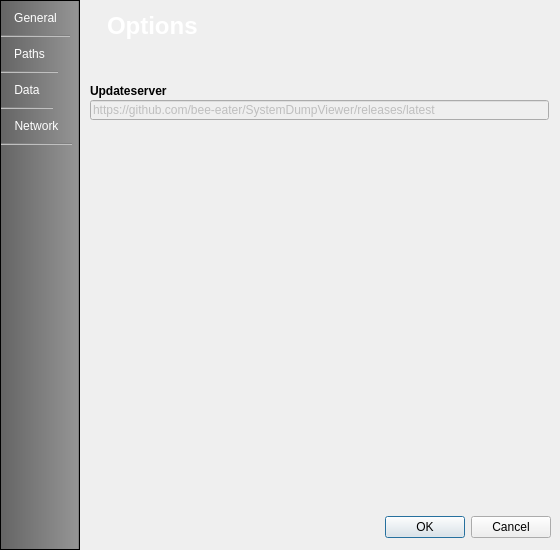
<?xml version="1.0" encoding="UTF-8"?>
<ui version="4.0">
 <class>OptionWindow</class>
 <widget class="QDialog" name="OptionWindow">
  <property name="geometry">
   <rect>
    <x>0</x>
    <y>0</y>
    <width>560</width>
    <height>550</height>
   </rect>
  </property>
  <property name="sizePolicy">
   <sizepolicy hsizetype="Fixed" vsizetype="Fixed">
    <horstretch>0</horstretch>
    <verstretch>0</verstretch>
   </sizepolicy>
  </property>
  <property name="minimumSize">
   <size>
    <width>560</width>
    <height>550</height>
   </size>
  </property>
  <property name="maximumSize">
   <size>
    <width>560</width>
    <height>550</height>
   </size>
  </property>
  <property name="windowTitle">
   <string>Options</string>
  </property>
  <property name="styleSheet">
   <string notr="true"/>
  </property>
  <layout class="QHBoxLayout" name="horizontalLayout">
   <property name="spacing">
    <number>0</number>
   </property>
   <property name="leftMargin">
    <number>0</number>
   </property>
   <property name="topMargin">
    <number>0</number>
   </property>
   <property name="rightMargin">
    <number>0</number>
   </property>
   <property name="bottomMargin">
    <number>0</number>
   </property>
   <item>
    <widget class="QListWidget" name="navBar_options">
     <property name="sizePolicy">
      <sizepolicy hsizetype="Fixed" vsizetype="Fixed">
       <horstretch>0</horstretch>
       <verstretch>0</verstretch>
      </sizepolicy>
     </property>
     <property name="minimumSize">
      <size>
       <width>80</width>
       <height>550</height>
      </size>
     </property>
     <property name="maximumSize">
      <size>
       <width>80</width>
       <height>550</height>
      </size>
     </property>
     <property name="font">
      <font>
       <kerning>true</kerning>
      </font>
     </property>
     <property name="focusPolicy">
      <enum>Qt::NoFocus</enum>
     </property>
     <property name="layoutDirection">
      <enum>Qt::LeftToRight</enum>
     </property>
     <property name="styleSheet">
      <string notr="true">QListWidget 
{ 
background: qlineargradient(spread:pad, x1:0, y1:0, x2:1, y2:0, stop:0 rgba(100, 100, 100, 255), stop:1 rgba(150, 150, 150, 255));  
border-right: 2px groove gray; 
}

QListWidget::item:hover 
{ 
background: qlineargradient(spread:pad, x1:0, y1:0, x2:1, y2:0, stop:0 rgba(150, 150, 150, 255), stop:1 rgba(200, 200, 200, 255)); 
}

QListWidget::item:selected 
{ 
background: qlineargradient(spread:pad, x1:0, y1:0, x2:1, y2:0, stop:0 rgba(200, 200, 200, 200), stop:1 rgba(220, 220, 220, 255)); 
}

QListWidget::item 
{ 
border-bottom: 2px groove gray; 
color: white;
padding: 10px;
}
</string>
     </property>
     <property name="verticalScrollBarPolicy">
      <enum>Qt::ScrollBarAlwaysOff</enum>
     </property>
     <property name="horizontalScrollBarPolicy">
      <enum>Qt::ScrollBarAlwaysOff</enum>
     </property>
     <property name="iconSize">
      <size>
       <width>50</width>
       <height>50</height>
      </size>
     </property>
     <property name="verticalScrollMode">
      <enum>QAbstractItemView::ScrollPerPixel</enum>
     </property>
     <property name="horizontalScrollMode">
      <enum>QAbstractItemView::ScrollPerPixel</enum>
     </property>
     <property name="movement">
      <enum>QListView::Static</enum>
     </property>
     <property name="flow">
      <enum>QListView::TopToBottom</enum>
     </property>
     <property name="isWrapping" stdset="0">
      <bool>false</bool>
     </property>
     <property name="resizeMode">
      <enum>QListView::Adjust</enum>
     </property>
     <property name="spacing">
      <number>0</number>
     </property>
     <property name="viewMode">
      <enum>QListView::IconMode</enum>
     </property>
     <property name="uniformItemSizes">
      <bool>false</bool>
     </property>
     <property name="selectionRectVisible">
      <bool>false</bool>
     </property>
     <item>
      <property name="text">
       <string>General</string>
      </property>
      <property name="icon">
       <iconset resource="images.qrc">
        <normaloff>:/images/options_gui.png</normaloff>:/images/options_gui.png</iconset>
      </property>
     </item>
     <item>
      <property name="text">
       <string>Paths</string>
      </property>
      <property name="icon">
       <iconset resource="images.qrc">
        <normaloff>:/images/options_folder.png</normaloff>:/images/options_folder.png</iconset>
      </property>
     </item>
     <item>
      <property name="text">
       <string>Data</string>
      </property>
      <property name="icon">
       <iconset resource="images.qrc">
        <normaloff>:/images/options_data.png</normaloff>:/images/options_data.png</iconset>
      </property>
     </item>
     <item>
      <property name="text">
       <string>Network</string>
      </property>
      <property name="icon">
       <iconset resource="images.qrc">
        <normaloff>:/images/options_network.png</normaloff>:/images/options_network.png</iconset>
      </property>
     </item>
    </widget>
   </item>
   <item>
    <widget class="QWidget" name="centralWidget" native="true">
     <property name="sizePolicy">
      <sizepolicy hsizetype="Fixed" vsizetype="Fixed">
       <horstretch>0</horstretch>
       <verstretch>0</verstretch>
      </sizepolicy>
     </property>
     <property name="minimumSize">
      <size>
       <width>490</width>
       <height>550</height>
      </size>
     </property>
     <property name="maximumSize">
      <size>
       <width>490</width>
       <height>550</height>
      </size>
     </property>
     <widget class="QDialogButtonBox" name="buttonBox">
      <property name="geometry">
       <rect>
        <x>170</x>
        <y>511</y>
        <width>301</width>
        <height>32</height>
       </rect>
      </property>
      <property name="orientation">
       <enum>Qt::Horizontal</enum>
      </property>
      <property name="standardButtons">
       <set>QDialogButtonBox::Cancel|QDialogButtonBox::Ok</set>
      </property>
     </widget>
     <widget class="QLabel" name="txt_optionTitle">
      <property name="geometry">
       <rect>
        <x>27</x>
        <y>6</y>
        <width>191</width>
        <height>41</height>
       </rect>
      </property>
      <property name="font">
       <font>
        <pointsize>18</pointsize>
        <bold>true</bold>
       </font>
      </property>
      <property name="text">
       <string>&lt;html&gt;&lt;head/&gt;&lt;body&gt;&lt;p&gt;&lt;span style=&quot; color:#ffffff;&quot;&gt;Options&lt;/span&gt;&lt;/p&gt;&lt;/body&gt;&lt;/html&gt;</string>
      </property>
     </widget>
     <widget class="QStackedWidget" name="stacked_optionPages">
      <property name="geometry">
       <rect>
        <x>0</x>
        <y>70</y>
        <width>480</width>
        <height>430</height>
       </rect>
      </property>
      <property name="sizePolicy">
       <sizepolicy hsizetype="Fixed" vsizetype="Fixed">
        <horstretch>0</horstretch>
        <verstretch>0</verstretch>
       </sizepolicy>
      </property>
      <property name="minimumSize">
       <size>
        <width>480</width>
        <height>430</height>
       </size>
      </property>
      <property name="maximumSize">
       <size>
        <width>480</width>
        <height>430</height>
       </size>
      </property>
      <property name="currentIndex">
       <number>3</number>
      </property>
      <widget class="QWidget" name="page_general">
       <widget class="QComboBox" name="combo_option_language">
        <property name="geometry">
         <rect>
          <x>10</x>
          <y>30</y>
          <width>161</width>
          <height>20</height>
         </rect>
        </property>
        <property name="maximumSize">
         <size>
          <width>185</width>
          <height>20</height>
         </size>
        </property>
       </widget>
       <widget class="QLabel" name="text_options_theme">
        <property name="geometry">
         <rect>
          <x>10</x>
          <y>60</y>
          <width>145</width>
          <height>21</height>
         </rect>
        </property>
        <property name="font">
         <font>
          <bold>true</bold>
         </font>
        </property>
        <property name="text">
         <string>Theme</string>
        </property>
       </widget>
       <widget class="QLabel" name="text_options_language">
        <property name="geometry">
         <rect>
          <x>10</x>
          <y>10</y>
          <width>145</width>
          <height>21</height>
         </rect>
        </property>
        <property name="font">
         <font>
          <bold>true</bold>
         </font>
        </property>
        <property name="text">
         <string>Language</string>
        </property>
       </widget>
       <widget class="QCheckBox" name="check_option_autolanguage">
        <property name="geometry">
         <rect>
          <x>182</x>
          <y>30</y>
          <width>291</width>
          <height>20</height>
         </rect>
        </property>
        <property name="text">
         <string>Automatic language detection</string>
        </property>
       </widget>
       <widget class="QComboBox" name="combo_option_themes">
        <property name="geometry">
         <rect>
          <x>10</x>
          <y>80</y>
          <width>161</width>
          <height>20</height>
         </rect>
        </property>
        <property name="sizePolicy">
         <sizepolicy hsizetype="Preferred" vsizetype="Fixed">
          <horstretch>0</horstretch>
          <verstretch>0</verstretch>
         </sizepolicy>
        </property>
        <property name="maximumSize">
         <size>
          <width>185</width>
          <height>20</height>
         </size>
        </property>
       </widget>
       <widget class="QComboBox" name="combo_option_hardwaredoubleclick">
        <property name="geometry">
         <rect>
          <x>10</x>
          <y>130</y>
          <width>241</width>
          <height>20</height>
         </rect>
        </property>
       </widget>
       <widget class="QLabel" name="text_options_hwdoubledefault">
        <property name="geometry">
         <rect>
          <x>10</x>
          <y>110</y>
          <width>461</width>
          <height>21</height>
         </rect>
        </property>
        <property name="font">
         <font>
          <bold>true</bold>
         </font>
        </property>
        <property name="text">
         <string>Default action when double-clicking on hardware module</string>
        </property>
       </widget>
       <widget class="QLabel" name="text_options_search_default">
        <property name="geometry">
         <rect>
          <x>10</x>
          <y>160</y>
          <width>461</width>
          <height>21</height>
         </rect>
        </property>
        <property name="font">
         <font>
          <bold>true</bold>
         </font>
        </property>
        <property name="text">
         <string>Hardware to open on B&amp;R homepage / search for in B&amp;R help</string>
        </property>
       </widget>
       <widget class="QComboBox" name="combo_option_hwSearch">
        <property name="geometry">
         <rect>
          <x>10</x>
          <y>180</y>
          <width>129</width>
          <height>20</height>
         </rect>
        </property>
        <item>
         <property name="text">
          <string>Plugged</string>
         </property>
        </item>
        <item>
         <property name="text">
          <string>Configured</string>
         </property>
        </item>
       </widget>
       <widget class="QCheckBox" name="check_option_splashScreen">
        <property name="geometry">
         <rect>
          <x>10</x>
          <y>216</y>
          <width>451</width>
          <height>21</height>
         </rect>
        </property>
        <property name="font">
         <font>
          <bold>true</bold>
         </font>
        </property>
        <property name="text">
         <string>Show splash screen at startup</string>
        </property>
       </widget>
       <widget class="QCheckBox" name="check_option_autoCheckUpdates">
        <property name="geometry">
         <rect>
          <x>10</x>
          <y>250</y>
          <width>461</width>
          <height>21</height>
         </rect>
        </property>
        <property name="font">
         <font>
          <bold>true</bold>
         </font>
        </property>
        <property name="text">
         <string>Check for updates on startup</string>
        </property>
       </widget>
      </widget>
      <widget class="QWidget" name="page_paths">
       <widget class="QWidget" name="layoutWidget">
        <property name="geometry">
         <rect>
          <x>10</x>
          <y>160</y>
          <width>461</width>
          <height>203</height>
         </rect>
        </property>
        <layout class="QVBoxLayout" name="verticalLayout">
         <item>
          <widget class="QLabel" name="text_options_websearch_prefix">
           <property name="font">
            <font>
             <bold>true</bold>
            </font>
           </property>
           <property name="text">
            <string>Websearch prefix</string>
           </property>
          </widget>
         </item>
         <item>
          <widget class="QLineEdit" name="label_options_websearch_prefix"/>
         </item>
         <item>
          <widget class="QLabel" name="text_options_websearch_suffix">
           <property name="font">
            <font>
             <bold>true</bold>
            </font>
           </property>
           <property name="text">
            <string>Websearch suffix</string>
           </property>
          </widget>
         </item>
         <item>
          <widget class="QLineEdit" name="label_options_websearch_suffix"/>
         </item>
         <item>
          <widget class="QLabel" name="text_options_serialsearch_prefix">
           <property name="font">
            <font>
             <bold>true</bold>
            </font>
           </property>
           <property name="text">
            <string>Serialsearch prefix</string>
           </property>
          </widget>
         </item>
         <item>
          <widget class="QLineEdit" name="label_options_serialsearch_prefix"/>
         </item>
         <item>
          <widget class="QLabel" name="text_options_serialsearch_suffix">
           <property name="font">
            <font>
             <bold>true</bold>
            </font>
           </property>
           <property name="text">
            <string>Serialsearch suffix</string>
           </property>
          </widget>
         </item>
         <item>
          <widget class="QLineEdit" name="label_options_serialsearch_suffix"/>
         </item>
        </layout>
       </widget>
       <widget class="QLabel" name="text_options_waitforASHelp_ms">
        <property name="geometry">
         <rect>
          <x>70</x>
          <y>124</y>
          <width>169</width>
          <height>21</height>
         </rect>
        </property>
        <property name="font">
         <font>
          <bold>true</bold>
         </font>
        </property>
        <property name="text">
         <string>ms</string>
        </property>
       </widget>
       <widget class="QLabel" name="label_options_helpexplorer">
        <property name="geometry">
         <rect>
          <x>10</x>
          <y>30</y>
          <width>461</width>
          <height>21</height>
         </rect>
        </property>
        <property name="frameShape">
         <enum>QFrame::WinPanel</enum>
        </property>
        <property name="frameShadow">
         <enum>QFrame::Sunken</enum>
        </property>
        <property name="text">
         <string/>
        </property>
       </widget>
       <widget class="QLineEdit" name="label_options_timetowaitforhelp">
        <property name="geometry">
         <rect>
          <x>10</x>
          <y>126</y>
          <width>57</width>
          <height>20</height>
         </rect>
        </property>
       </widget>
       <widget class="QLabel" name="text_options_waitforASHelp">
        <property name="geometry">
         <rect>
          <x>10</x>
          <y>106</y>
          <width>451</width>
          <height>21</height>
         </rect>
        </property>
        <property name="font">
         <font>
          <bold>true</bold>
         </font>
        </property>
        <property name="text">
         <string>Time to wait for AS Help to open</string>
        </property>
       </widget>
       <widget class="QLabel" name="text_options_brhelpexplorer">
        <property name="geometry">
         <rect>
          <x>10</x>
          <y>10</y>
          <width>461</width>
          <height>21</height>
         </rect>
        </property>
        <property name="font">
         <font>
          <bold>true</bold>
         </font>
        </property>
        <property name="text">
         <string>Path to Br.Help.Explorer.exe</string>
        </property>
       </widget>
       <widget class="QPushButton" name="btn_options_browseBRhelp">
        <property name="geometry">
         <rect>
          <x>396</x>
          <y>52</y>
          <width>75</width>
          <height>23</height>
         </rect>
        </property>
        <property name="text">
         <string>Browse ...</string>
        </property>
       </widget>
       <widget class="QLabel" name="text_options_helplanguage">
        <property name="geometry">
         <rect>
          <x>10</x>
          <y>57</y>
          <width>381</width>
          <height>20</height>
         </rect>
        </property>
        <property name="font">
         <font>
          <bold>true</bold>
         </font>
        </property>
        <property name="text">
         <string>Help language to open</string>
        </property>
       </widget>
       <widget class="QComboBox" name="combo_option_helplanguage">
        <property name="geometry">
         <rect>
          <x>10</x>
          <y>80</y>
          <width>101</width>
          <height>20</height>
         </rect>
        </property>
        <property name="maximumSize">
         <size>
          <width>185</width>
          <height>20</height>
         </size>
        </property>
       </widget>
      </widget>
      <widget class="QWidget" name="page_data">
       <widget class="QCheckBox" name="check_option_keepFiles">
        <property name="geometry">
         <rect>
          <x>10</x>
          <y>10</y>
          <width>361</width>
          <height>21</height>
         </rect>
        </property>
        <property name="font">
         <font>
          <bold>true</bold>
         </font>
        </property>
        <property name="text">
         <string>Keep temporary downloaded files</string>
        </property>
       </widget>
       <widget class="QCheckBox" name="check_option_downlaodData">
        <property name="geometry">
         <rect>
          <x>10</x>
          <y>34</y>
          <width>361</width>
          <height>20</height>
         </rect>
        </property>
        <property name="font">
         <font>
          <bold>true</bold>
         </font>
        </property>
        <property name="text">
         <string>Download data objects (NCT, .br-Modules ...)</string>
        </property>
       </widget>
      </widget>
      <widget class="QWidget" name="page">
       <widget class="QLabel" name="text_options_updateserver">
        <property name="geometry">
         <rect>
          <x>10</x>
          <y>10</y>
          <width>459</width>
          <height>21</height>
         </rect>
        </property>
        <property name="font">
         <font>
          <bold>true</bold>
         </font>
        </property>
        <property name="text">
         <string>Updateserver</string>
        </property>
       </widget>
       <widget class="QLineEdit" name="label_options_updateserver">
        <property name="enabled">
         <bool>false</bool>
        </property>
        <property name="geometry">
         <rect>
          <x>10</x>
          <y>30</y>
          <width>459</width>
          <height>20</height>
         </rect>
        </property>
        <property name="text">
         <string>https://github.com/bee-eater/SystemDumpViewer/releases/latest</string>
        </property>
       </widget>
      </widget>
     </widget>
     <widget class="QGraphicsView" name="graphic_option_bg">
      <property name="geometry">
       <rect>
        <x>-10</x>
        <y>0</y>
        <width>501</width>
        <height>601</height>
       </rect>
      </property>
      <property name="sizePolicy">
       <sizepolicy hsizetype="Fixed" vsizetype="Fixed">
        <horstretch>0</horstretch>
        <verstretch>0</verstretch>
       </sizepolicy>
      </property>
      <property name="minimumSize">
       <size>
        <width>501</width>
        <height>601</height>
       </size>
      </property>
      <property name="maximumSize">
       <size>
        <width>501</width>
        <height>601</height>
       </size>
      </property>
      <property name="styleSheet">
       <string notr="true">QGraphicsView {
	background : transparent;
}</string>
      </property>
      <property name="frameShape">
       <enum>QFrame::NoFrame</enum>
      </property>
      <property name="frameShadow">
       <enum>QFrame::Plain</enum>
      </property>
      <property name="verticalScrollBarPolicy">
       <enum>Qt::ScrollBarAlwaysOff</enum>
      </property>
      <property name="horizontalScrollBarPolicy">
       <enum>Qt::ScrollBarAlwaysOff</enum>
      </property>
      <property name="backgroundBrush">
       <brush brushstyle="NoBrush">
        <color alpha="0">
         <red>0</red>
         <green>0</green>
         <blue>0</blue>
        </color>
       </brush>
      </property>
      <property name="foregroundBrush">
       <brush brushstyle="NoBrush">
        <color alpha="0">
         <red>0</red>
         <green>0</green>
         <blue>0</blue>
        </color>
       </brush>
      </property>
      <property name="alignment">
       <set>Qt::AlignLeading|Qt::AlignLeft|Qt::AlignTop</set>
      </property>
     </widget>
     <zorder>graphic_option_bg</zorder>
     <zorder>stacked_optionPages</zorder>
     <zorder>buttonBox</zorder>
     <zorder>txt_optionTitle</zorder>
    </widget>
   </item>
  </layout>
 </widget>
 <resources>
  <include location="images.qrc"/>
 </resources>
 <connections>
  <connection>
   <sender>buttonBox</sender>
   <signal>accepted()</signal>
   <receiver>OptionWindow</receiver>
   <slot>accept()</slot>
   <hints>
    <hint type="sourcelabel">
     <x>248</x>
     <y>254</y>
    </hint>
    <hint type="destinationlabel">
     <x>157</x>
     <y>274</y>
    </hint>
   </hints>
  </connection>
  <connection>
   <sender>buttonBox</sender>
   <signal>rejected()</signal>
   <receiver>OptionWindow</receiver>
   <slot>reject()</slot>
   <hints>
    <hint type="sourcelabel">
     <x>316</x>
     <y>260</y>
    </hint>
    <hint type="destinationlabel">
     <x>286</x>
     <y>274</y>
    </hint>
   </hints>
  </connection>
 </connections>
</ui>
